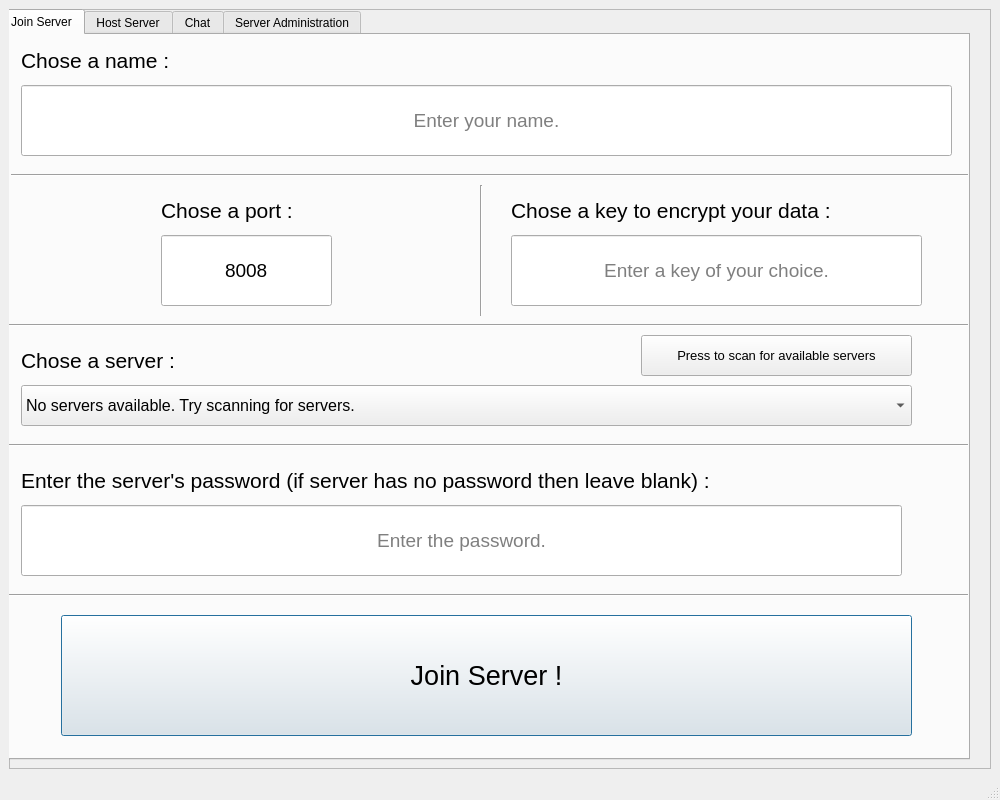
<?xml version="1.0" encoding="UTF-8"?>
<ui version="4.0">
 <class>MainWindow</class>
 <widget class="QMainWindow" name="MainWindow">
  <property name="geometry">
   <rect>
    <x>0</x>
    <y>0</y>
    <width>1000</width>
    <height>800</height>
   </rect>
  </property>
  <property name="windowTitle">
   <string notr="true">Message Network</string>
  </property>
  <widget class="QWidget" name="centralwidget">
   <layout class="QGridLayout" name="gridLayout">
    <item row="0" column="0">
     <widget class="QFrame" name="main_frame">
      <property name="toolTip">
       <string notr="true"/>
      </property>
      <property name="statusTip">
       <string notr="true"/>
      </property>
      <property name="whatsThis">
       <string notr="true"/>
      </property>
      <property name="accessibleName">
       <string notr="true"/>
      </property>
      <property name="accessibleDescription">
       <string notr="true"/>
      </property>
      <property name="frameShape">
       <enum>QFrame::StyledPanel</enum>
      </property>
      <property name="frameShadow">
       <enum>QFrame::Raised</enum>
      </property>
      <widget class="QTabWidget" name="tab_widget">
       <property name="geometry">
        <rect>
         <x>-10</x>
         <y>0</y>
         <width>971</width>
         <height>751</height>
        </rect>
       </property>
       <property name="currentIndex">
        <number>0</number>
       </property>
       <widget class="QWidget" name="join_tab">
        <attribute name="title">
         <string notr="true">Join Server</string>
        </attribute>
        <widget class="QLabel" name="join_name_label">
         <property name="geometry">
          <rect>
           <x>20</x>
           <y>-10</y>
           <width>931</width>
           <height>71</height>
          </rect>
         </property>
         <property name="font">
          <font>
           <pointsize>16</pointsize>
          </font>
         </property>
         <property name="text">
          <string notr="true">Chose a name :</string>
         </property>
        </widget>
        <widget class="QLineEdit" name="join_name_input">
         <property name="geometry">
          <rect>
           <x>20</x>
           <y>50</y>
           <width>931</width>
           <height>71</height>
          </rect>
         </property>
         <property name="font">
          <font>
           <pointsize>14</pointsize>
          </font>
         </property>
         <property name="text">
          <string notr="true"/>
         </property>
         <property name="alignment">
          <set>Qt::AlignCenter</set>
         </property>
         <property name="placeholderText">
          <string notr="true">Enter your name.</string>
         </property>
         <property name="clearButtonEnabled">
          <bool>false</bool>
         </property>
        </widget>
        <widget class="Line" name="line_4">
         <property name="geometry">
          <rect>
           <x>10</x>
           <y>130</y>
           <width>971</width>
           <height>20</height>
          </rect>
         </property>
         <property name="orientation">
          <enum>Qt::Horizontal</enum>
         </property>
        </widget>
        <widget class="QLabel" name="join_port_label">
         <property name="geometry">
          <rect>
           <x>160</x>
           <y>140</y>
           <width>171</width>
           <height>71</height>
          </rect>
         </property>
         <property name="font">
          <font>
           <pointsize>16</pointsize>
          </font>
         </property>
         <property name="text">
          <string notr="true">Chose a port :</string>
         </property>
        </widget>
        <widget class="QLineEdit" name="join_port_input">
         <property name="geometry">
          <rect>
           <x>160</x>
           <y>200</y>
           <width>171</width>
           <height>71</height>
          </rect>
         </property>
         <property name="font">
          <font>
           <pointsize>14</pointsize>
          </font>
         </property>
         <property name="inputMethodHints">
          <set>Qt::ImhDigitsOnly</set>
         </property>
         <property name="text">
          <string notr="true">8008</string>
         </property>
         <property name="alignment">
          <set>Qt::AlignCenter</set>
         </property>
         <property name="placeholderText">
          <string notr="true">Enter a port number.</string>
         </property>
         <property name="clearButtonEnabled">
          <bool>false</bool>
         </property>
        </widget>
        <widget class="Line" name="line_5">
         <property name="geometry">
          <rect>
           <x>0</x>
           <y>280</y>
           <width>971</width>
           <height>20</height>
          </rect>
         </property>
         <property name="orientation">
          <enum>Qt::Horizontal</enum>
         </property>
        </widget>
        <widget class="QLabel" name="join_server_label">
         <property name="geometry">
          <rect>
           <x>20</x>
           <y>290</y>
           <width>481</width>
           <height>71</height>
          </rect>
         </property>
         <property name="font">
          <font>
           <pointsize>16</pointsize>
          </font>
         </property>
         <property name="text">
          <string notr="true">Chose a server :</string>
         </property>
        </widget>
        <widget class="QComboBox" name="join_serverlist_combo_box">
         <property name="geometry">
          <rect>
           <x>20</x>
           <y>350</y>
           <width>891</width>
           <height>41</height>
          </rect>
         </property>
         <property name="font">
          <font>
           <pointsize>12</pointsize>
          </font>
         </property>
         <item>
          <property name="text">
           <string notr="true">No servers available. Try scanning for servers.</string>
          </property>
         </item>
        </widget>
        <widget class="QPushButton" name="scan_server_button">
         <property name="geometry">
          <rect>
           <x>640</x>
           <y>300</y>
           <width>271</width>
           <height>41</height>
          </rect>
         </property>
         <property name="font">
          <font>
           <pointsize>10</pointsize>
          </font>
         </property>
         <property name="text">
          <string notr="true">Press to scan for available servers</string>
         </property>
        </widget>
        <widget class="Line" name="line_6">
         <property name="geometry">
          <rect>
           <x>0</x>
           <y>400</y>
           <width>971</width>
           <height>20</height>
          </rect>
         </property>
         <property name="orientation">
          <enum>Qt::Horizontal</enum>
         </property>
        </widget>
        <widget class="QPushButton" name="join_server_button">
         <property name="geometry">
          <rect>
           <x>60</x>
           <y>580</y>
           <width>851</width>
           <height>121</height>
          </rect>
         </property>
         <property name="font">
          <font>
           <pointsize>20</pointsize>
          </font>
         </property>
         <property name="text">
          <string notr="true">Join Server !</string>
         </property>
         <property name="default">
          <bool>true</bool>
         </property>
         <property name="flat">
          <bool>false</bool>
         </property>
        </widget>
        <widget class="Line" name="line_7">
         <property name="geometry">
          <rect>
           <x>0</x>
           <y>550</y>
           <width>971</width>
           <height>20</height>
          </rect>
         </property>
         <property name="orientation">
          <enum>Qt::Horizontal</enum>
         </property>
        </widget>
        <widget class="QLabel" name="join_password_label">
         <property name="geometry">
          <rect>
           <x>20</x>
           <y>410</y>
           <width>931</width>
           <height>71</height>
          </rect>
         </property>
         <property name="font">
          <font>
           <pointsize>16</pointsize>
          </font>
         </property>
         <property name="text">
          <string notr="true">Enter the server's password (if server has no password then leave blank) :</string>
         </property>
        </widget>
        <widget class="QLineEdit" name="join_password_input">
         <property name="geometry">
          <rect>
           <x>20</x>
           <y>470</y>
           <width>881</width>
           <height>71</height>
          </rect>
         </property>
         <property name="font">
          <font>
           <pointsize>14</pointsize>
          </font>
         </property>
         <property name="inputMethodHints">
          <set>Qt::ImhHiddenText</set>
         </property>
         <property name="text">
          <string notr="true"/>
         </property>
         <property name="alignment">
          <set>Qt::AlignCenter</set>
         </property>
         <property name="placeholderText">
          <string notr="true">Enter the password.</string>
         </property>
         <property name="clearButtonEnabled">
          <bool>false</bool>
         </property>
        </widget>
        <widget class="QLabel" name="join_encryption_key_label">
         <property name="geometry">
          <rect>
           <x>510</x>
           <y>140</y>
           <width>421</width>
           <height>71</height>
          </rect>
         </property>
         <property name="font">
          <font>
           <pointsize>16</pointsize>
          </font>
         </property>
         <property name="text">
          <string notr="true">Chose a key to encrypt your data :</string>
         </property>
        </widget>
        <widget class="Line" name="line_9">
         <property name="geometry">
          <rect>
           <x>470</x>
           <y>150</y>
           <width>20</width>
           <height>131</height>
          </rect>
         </property>
         <property name="orientation">
          <enum>Qt::Vertical</enum>
         </property>
        </widget>
        <widget class="QLineEdit" name="join_encryption_key_input">
         <property name="geometry">
          <rect>
           <x>510</x>
           <y>200</y>
           <width>411</width>
           <height>71</height>
          </rect>
         </property>
         <property name="font">
          <font>
           <pointsize>14</pointsize>
          </font>
         </property>
         <property name="inputMethodHints">
          <set>Qt::ImhDigitsOnly</set>
         </property>
         <property name="text">
          <string notr="true"/>
         </property>
         <property name="alignment">
          <set>Qt::AlignCenter</set>
         </property>
         <property name="placeholderText">
          <string notr="true">Enter a key of your choice.</string>
         </property>
         <property name="clearButtonEnabled">
          <bool>false</bool>
         </property>
        </widget>
       </widget>
       <widget class="QWidget" name="host_tab">
        <attribute name="title">
         <string notr="true">Host Server</string>
        </attribute>
        <widget class="QLabel" name="host_ip_label">
         <property name="enabled">
          <bool>true</bool>
         </property>
         <property name="geometry">
          <rect>
           <x>20</x>
           <y>10</y>
           <width>481</width>
           <height>71</height>
          </rect>
         </property>
         <property name="font">
          <font>
           <pointsize>16</pointsize>
          </font>
         </property>
         <property name="text">
          <string notr="true">Chose the IP address you want to use :</string>
         </property>
        </widget>
        <widget class="QLabel" name="host_port_label">
         <property name="geometry">
          <rect>
           <x>40</x>
           <y>200</y>
           <width>171</width>
           <height>71</height>
          </rect>
         </property>
         <property name="font">
          <font>
           <pointsize>16</pointsize>
          </font>
         </property>
         <property name="text">
          <string notr="true">Chose a port :</string>
         </property>
        </widget>
        <widget class="QLabel" name="host_password_label">
         <property name="geometry">
          <rect>
           <x>20</x>
           <y>390</y>
           <width>931</width>
           <height>71</height>
          </rect>
         </property>
         <property name="font">
          <font>
           <pointsize>16</pointsize>
          </font>
         </property>
         <property name="text">
          <string notr="true">Chose a password (blank means the server is not password-protected) :</string>
         </property>
        </widget>
        <widget class="QLineEdit" name="host_port_input">
         <property name="geometry">
          <rect>
           <x>40</x>
           <y>260</y>
           <width>171</width>
           <height>71</height>
          </rect>
         </property>
         <property name="font">
          <font>
           <pointsize>14</pointsize>
          </font>
         </property>
         <property name="text">
          <string notr="true">8008</string>
         </property>
         <property name="alignment">
          <set>Qt::AlignCenter</set>
         </property>
         <property name="placeholderText">
          <string notr="true">Enter a port number.</string>
         </property>
         <property name="clearButtonEnabled">
          <bool>false</bool>
         </property>
        </widget>
        <widget class="QComboBox" name="host_ip_combo_box">
         <property name="geometry">
          <rect>
           <x>20</x>
           <y>80</y>
           <width>461</width>
           <height>41</height>
          </rect>
         </property>
         <property name="font">
          <font>
           <pointsize>12</pointsize>
          </font>
         </property>
         <item>
          <property name="text">
           <string notr="true">Localhost (127.0.0.1)</string>
          </property>
         </item>
         <item>
          <property name="text">
           <string notr="true">Local IP address</string>
          </property>
         </item>
         <item>
          <property name="text">
           <string notr="true">Public IP address</string>
          </property>
         </item>
         <item>
          <property name="text">
           <string notr="true">All interfaces (both private and public)</string>
          </property>
         </item>
        </widget>
        <widget class="Line" name="line">
         <property name="geometry">
          <rect>
           <x>0</x>
           <y>160</y>
           <width>971</width>
           <height>20</height>
          </rect>
         </property>
         <property name="orientation">
          <enum>Qt::Horizontal</enum>
         </property>
        </widget>
        <widget class="Line" name="line_2">
         <property name="geometry">
          <rect>
           <x>0</x>
           <y>370</y>
           <width>971</width>
           <height>20</height>
          </rect>
         </property>
         <property name="orientation">
          <enum>Qt::Horizontal</enum>
         </property>
        </widget>
        <widget class="QLineEdit" name="host_password_input">
         <property name="geometry">
          <rect>
           <x>20</x>
           <y>460</y>
           <width>851</width>
           <height>71</height>
          </rect>
         </property>
         <property name="font">
          <font>
           <pointsize>14</pointsize>
          </font>
         </property>
         <property name="text">
          <string notr="true"/>
         </property>
         <property name="alignment">
          <set>Qt::AlignCenter</set>
         </property>
         <property name="placeholderText">
          <string notr="true">Enter a password.</string>
         </property>
         <property name="clearButtonEnabled">
          <bool>false</bool>
         </property>
        </widget>
        <widget class="QPushButton" name="host_server_button">
         <property name="geometry">
          <rect>
           <x>20</x>
           <y>580</y>
           <width>461</width>
           <height>121</height>
          </rect>
         </property>
         <property name="font">
          <font>
           <pointsize>20</pointsize>
          </font>
         </property>
         <property name="text">
          <string notr="true">Host Server</string>
         </property>
         <property name="shortcut">
          <string/>
         </property>
         <property name="autoDefault">
          <bool>false</bool>
         </property>
         <property name="default">
          <bool>true</bool>
         </property>
        </widget>
        <widget class="Line" name="line_3">
         <property name="geometry">
          <rect>
           <x>0</x>
           <y>550</y>
           <width>971</width>
           <height>20</height>
          </rect>
         </property>
         <property name="orientation">
          <enum>Qt::Horizontal</enum>
         </property>
        </widget>
        <widget class="QPushButton" name="stop_hosting_button">
         <property name="geometry">
          <rect>
           <x>490</x>
           <y>580</y>
           <width>461</width>
           <height>121</height>
          </rect>
         </property>
         <property name="font">
          <font>
           <pointsize>20</pointsize>
          </font>
         </property>
         <property name="text">
          <string notr="true">Stop Hosting</string>
         </property>
         <property name="shortcut">
          <string/>
         </property>
        </widget>
        <widget class="Line" name="line_8">
         <property name="geometry">
          <rect>
           <x>250</x>
           <y>180</y>
           <width>20</width>
           <height>191</height>
          </rect>
         </property>
         <property name="orientation">
          <enum>Qt::Vertical</enum>
         </property>
        </widget>
        <widget class="QCheckBox" name="debug_checkbox">
         <property name="geometry">
          <rect>
           <x>330</x>
           <y>240</y>
           <width>101</width>
           <height>61</height>
          </rect>
         </property>
         <property name="minimumSize">
          <size>
           <width>50</width>
           <height>50</height>
          </size>
         </property>
         <property name="baseSize">
          <size>
           <width>0</width>
           <height>0</height>
          </size>
         </property>
         <property name="font">
          <font>
           <pointsize>14</pointsize>
          </font>
         </property>
         <property name="text">
          <string notr="true">Debug</string>
         </property>
         <property name="iconSize">
          <size>
           <width>20</width>
           <height>20</height>
          </size>
         </property>
         <property name="checked">
          <bool>false</bool>
         </property>
        </widget>
        <widget class="Line" name="line_10">
         <property name="geometry">
          <rect>
           <x>500</x>
           <y>180</y>
           <width>20</width>
           <height>191</height>
          </rect>
         </property>
         <property name="orientation">
          <enum>Qt::Vertical</enum>
         </property>
        </widget>
        <widget class="QLabel" name="host_public_key_label">
         <property name="geometry">
          <rect>
           <x>530</x>
           <y>10</y>
           <width>421</width>
           <height>71</height>
          </rect>
         </property>
         <property name="font">
          <font>
           <pointsize>16</pointsize>
          </font>
         </property>
         <property name="text">
          <string notr="true">Chose a public RSA key (d, n):</string>
         </property>
        </widget>
        <widget class="Line" name="line_11">
         <property name="geometry">
          <rect>
           <x>500</x>
           <y>10</y>
           <width>20</width>
           <height>151</height>
          </rect>
         </property>
         <property name="orientation">
          <enum>Qt::Vertical</enum>
         </property>
        </widget>
        <widget class="QLineEdit" name="host_public_key_input">
         <property name="geometry">
          <rect>
           <x>530</x>
           <y>70</y>
           <width>421</width>
           <height>71</height>
          </rect>
         </property>
         <property name="font">
          <font>
           <pointsize>14</pointsize>
          </font>
         </property>
         <property name="text">
          <string notr="true">43, 527</string>
         </property>
         <property name="alignment">
          <set>Qt::AlignCenter</set>
         </property>
         <property name="placeholderText">
          <string notr="true">Enter a port number.</string>
         </property>
         <property name="clearButtonEnabled">
          <bool>false</bool>
         </property>
        </widget>
        <widget class="QLabel" name="host_private_key_label">
         <property name="geometry">
          <rect>
           <x>530</x>
           <y>190</y>
           <width>421</width>
           <height>71</height>
          </rect>
         </property>
         <property name="font">
          <font>
           <pointsize>16</pointsize>
          </font>
         </property>
         <property name="text">
          <string notr="true">Chose a private RSA key (e, n):</string>
         </property>
        </widget>
        <widget class="QLineEdit" name="host_public_key_input_2">
         <property name="geometry">
          <rect>
           <x>530</x>
           <y>260</y>
           <width>421</width>
           <height>71</height>
          </rect>
         </property>
         <property name="font">
          <font>
           <pointsize>14</pointsize>
          </font>
         </property>
         <property name="text">
          <string notr="true">67, 527</string>
         </property>
         <property name="alignment">
          <set>Qt::AlignCenter</set>
         </property>
         <property name="placeholderText">
          <string notr="true">Enter a port number.</string>
         </property>
         <property name="clearButtonEnabled">
          <bool>false</bool>
         </property>
        </widget>
       </widget>
       <widget class="QWidget" name="chat_tab">
        <attribute name="title">
         <string notr="true">Chat</string>
        </attribute>
        <widget class="QWidget" name="gridLayoutWidget_2">
         <property name="geometry">
          <rect>
           <x>10</x>
           <y>9</y>
           <width>951</width>
           <height>711</height>
          </rect>
         </property>
         <layout class="QGridLayout" name="chat_layout">
          <item row="2" column="2">
           <widget class="QPushButton" name="chat_send_button">
            <property name="font">
             <font>
              <pointsize>12</pointsize>
             </font>
            </property>
            <property name="text">
             <string notr="true">Send</string>
            </property>
            <property name="shortcut">
             <string notr="true"/>
            </property>
           </widget>
          </item>
          <item row="2" column="0">
           <widget class="QLineEdit" name="chat_input">
            <property name="font">
             <font>
              <pointsize>12</pointsize>
             </font>
            </property>
            <property name="text">
             <string notr="true"/>
            </property>
            <property name="placeholderText">
             <string notr="true">Type here and hit enter to send message.</string>
            </property>
           </widget>
          </item>
          <item row="2" column="3">
           <widget class="QPushButton" name="chat_send_files_button">
            <property name="font">
             <font>
              <pointsize>12</pointsize>
             </font>
            </property>
            <property name="text">
             <string notr="true">Send File</string>
            </property>
           </widget>
          </item>
          <item row="1" column="0" colspan="4">
           <widget class="QTextBrowser" name="chat_browser">
            <property name="font">
             <font>
              <family>Source Code Pro</family>
              <pointsize>10</pointsize>
             </font>
            </property>
            <property name="html">
             <string notr="true">&lt;!DOCTYPE HTML PUBLIC &quot;-//W3C//DTD HTML 4.0//EN&quot; &quot;http://www.w3.org/TR/REC-html40/strict.dtd&quot;&gt;
&lt;html&gt;&lt;head&gt;&lt;meta name=&quot;qrichtext&quot; content=&quot;1&quot; /&gt;&lt;style type=&quot;text/css&quot;&gt;
p, li { white-space: pre-wrap; }
&lt;/style&gt;&lt;/head&gt;&lt;body style=&quot; font-family:'Source Code Pro'; font-size:10pt; font-weight:400; font-style:normal;&quot;&gt;
&lt;p style=&quot;-qt-paragraph-type:empty; margin-top:12px; margin-bottom:12px; margin-left:0px; margin-right:0px; -qt-block-indent:0; text-indent:0px;&quot;&gt;&lt;br /&gt;&lt;/p&gt;&lt;/body&gt;&lt;/html&gt;</string>
            </property>
            <property name="openExternalLinks">
             <bool>true</bool>
            </property>
           </widget>
          </item>
         </layout>
        </widget>
       </widget>
       <widget class="QWidget" name="admin_tab">
        <attribute name="title">
         <string notr="true">Server Administration</string>
        </attribute>
        <widget class="QWidget" name="gridLayoutWidget_3">
         <property name="geometry">
          <rect>
           <x>10</x>
           <y>10</y>
           <width>951</width>
           <height>711</height>
          </rect>
         </property>
         <layout class="QGridLayout" name="admin_layout">
          <item row="2" column="1">
           <widget class="QPushButton" name="admin_send_button">
            <property name="font">
             <font>
              <pointsize>12</pointsize>
             </font>
            </property>
            <property name="text">
             <string notr="true">Send To Everyone</string>
            </property>
            <property name="shortcut">
             <string/>
            </property>
           </widget>
          </item>
          <item row="2" column="0">
           <widget class="QLineEdit" name="admin_input">
            <property name="font">
             <font>
              <pointsize>12</pointsize>
             </font>
            </property>
            <property name="text">
             <string notr="true"/>
            </property>
            <property name="placeholderText">
             <string notr="true">Type here and hit enter to send a message.</string>
            </property>
           </widget>
          </item>
          <item row="1" column="0" colspan="2">
           <widget class="QTextBrowser" name="admin_browser">
            <property name="font">
             <font>
              <family>Source Code Pro</family>
              <pointsize>10</pointsize>
             </font>
            </property>
            <property name="html">
             <string notr="true">&lt;!DOCTYPE HTML PUBLIC &quot;-//W3C//DTD HTML 4.0//EN&quot; &quot;http://www.w3.org/TR/REC-html40/strict.dtd&quot;&gt;
&lt;html&gt;&lt;head&gt;&lt;meta name=&quot;qrichtext&quot; content=&quot;1&quot; /&gt;&lt;style type=&quot;text/css&quot;&gt;
p, li { white-space: pre-wrap; }
&lt;/style&gt;&lt;/head&gt;&lt;body style=&quot; font-family:'Source Code Pro'; font-size:10pt; font-weight:400; font-style:normal;&quot;&gt;
&lt;p style=&quot;-qt-paragraph-type:empty; margin-top:12px; margin-bottom:12px; margin-left:0px; margin-right:0px; -qt-block-indent:0; text-indent:0px;&quot;&gt;&lt;br /&gt;&lt;/p&gt;&lt;/body&gt;&lt;/html&gt;</string>
            </property>
           </widget>
          </item>
         </layout>
        </widget>
       </widget>
      </widget>
     </widget>
    </item>
   </layout>
  </widget>
  <widget class="QMenuBar" name="menubar">
   <property name="geometry">
    <rect>
     <x>0</x>
     <y>0</y>
     <width>1000</width>
     <height>26</height>
    </rect>
   </property>
  </widget>
  <widget class="QStatusBar" name="statusbar"/>
 </widget>
 <resources/>
 <connections/>
</ui>
